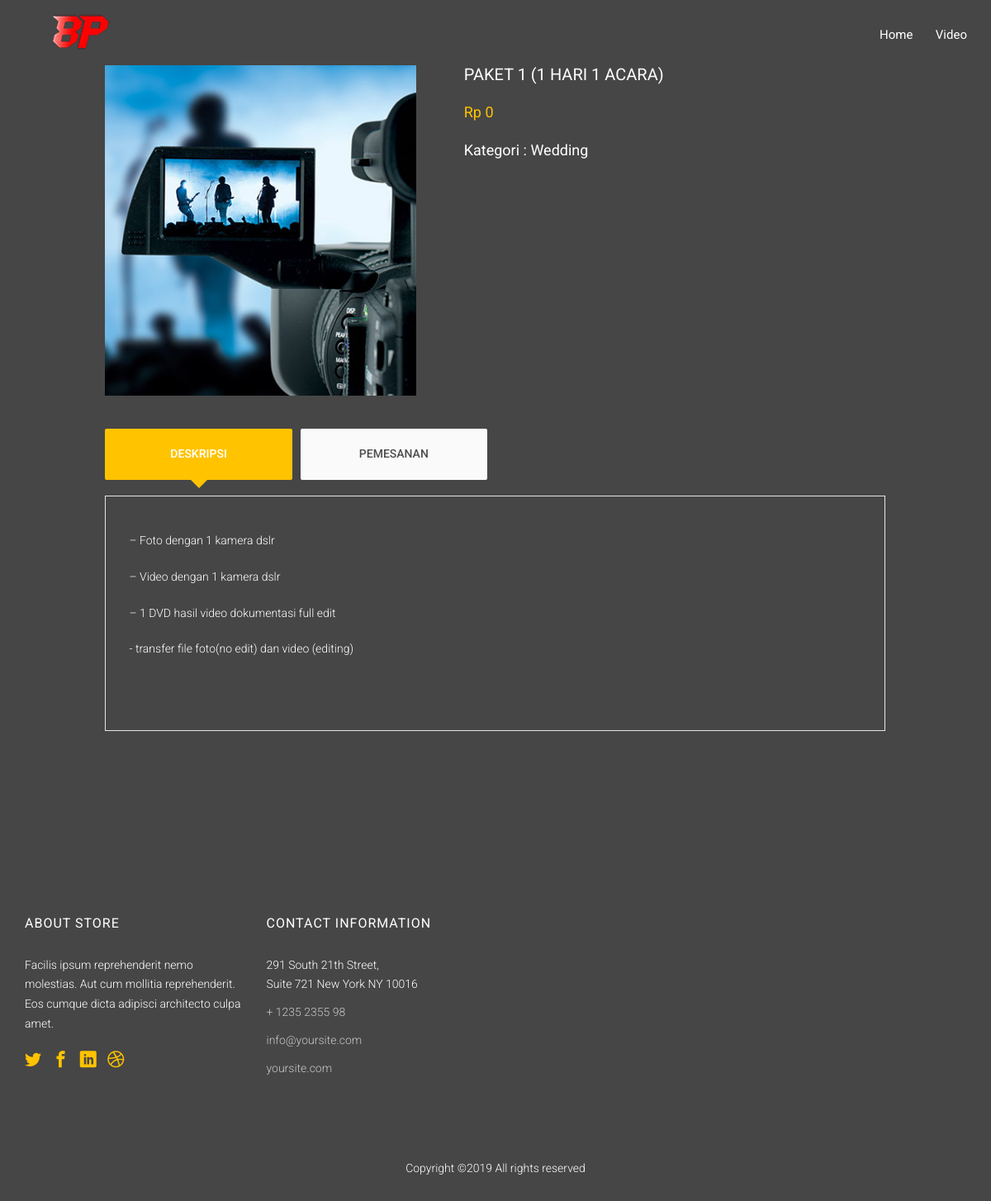
Page /Home/Detail/4 on the committed database.
### tables this page shows
CREATE TABLE `paket` (
  `paket_id` int(11) NOT NULL,
  `paket_nama` varchar(100) DEFAULT NULL,
  `paket_tanggal` timestamp NULL DEFAULT CURRENT_TIMESTAMP,
  `paket_harga` int(50) DEFAULT NULL,
  `paket_keterangan` text,
  `paket_gambar` varchar(50) DEFAULT NULL,
  `kp_id` int(11) DEFAULT NULL
);

CREATE TABLE `kategori_paket` (
  `kp_id` int(11) NOT NULL,
  `kp_nama` varchar(100) DEFAULT NULL,
  `kp_tanggal` timestamp NULL DEFAULT CURRENT_TIMESTAMP
);

### application/controllers/Home.php (called while the page is built, shortened)
<?php
	class Home extends CI_Controller
	{
		function __construct(){
			$this->load->library('MyPHPMailer');
			$this->load->model('m_paket');
			$this->load->model('m_pemesanan');
		}
		public function Detail($id){
			$y['title'] = 'Paket Detail';
			$x['paket'] = $this->m_paket->getPaketbyID($id);
			$this->load->view('user/v_header.php',$y);
			$this->load->view('user/v_paket_detail.php',$x);
			$this->load->view('user/v_footer.php');
		}
	}
?>

### index.php (called while the page is built, shortened)
<?php
require_once BASEPATH.'core/CodeIgniter.php';

### application/models/M_paket.php (called while the page is built, shortened)
<?php
class M_paket extends CI_Model
{
    function getPaketbyID($id){
      $hsl = $this->db->query("SELECT a.paket_nama,a.paket_id,a.paket_harga,a.paket_keterangan,a.paket_tanggal,a.paket_gambar,b.kp_id, b.kp_nama FROM paket a, kategori_paket b WHERE a.paket_id = '$id' AND a.kp_id = b.kp_id");
      return $hsl;
    }
}
?>

### application/views/user/v_paket_detail.php (the view, shortened to what this page needs)
<?php
function rupiah($angka){
          $hasil_rupiah = "Rp " . number_format($angka,0,',','.');
          return $hasil_rupiah;
      }
foreach($paket->result_array() as $row) :
       $nama = $row['paket_nama'];
       $harga = $row['paket_harga'];
       $gambar = $row['paket_gambar'];
       $deskripsi = $row['paket_keterangan'];
       $kategori_paket = $row['kp_nama'];
      ?>
<div class="colorlib-shop">
	<div class="container">
		<div class="row">
			<div class="col-md-10 col-md-offset-1">
				<div class="product-detail-wrap">
					<div class="row">
						<div class="col-md-5">
							<div class="product-entry">
								<div class="product-img" style="background-image: url(<?php echo base_url()?>assets/images/<?php echo $gambar?>);">
								</div>
							</div>
						</div>
						<div class="col-md-7">
							<div class="desc">
								<h3><?php echo $nama?></h3>
								<p class="price">
									<span><?php echo rupiah($harga)?></span>
								</p>
								<h4>Kategori : <?php echo $kategori_paket?></h4>
							</div>
						</div>
					</div>
				</div>
			</div>
		</div>
		<div class="row">
			<div class="col-md-10 col-md-offset-1">
				<div class="row">
					<div class="col-md-12 tabulation">
						<ul class="nav nav-tabs">
							<li class="active"><a data-toggle="tab" href="#description">Deskripsi</a></li>
							<li><a data-toggle="tab" href="#pesan">Pemesanan</a></li>
						</ul>
						<div class="tab-content">
							<div id="description" class="tab-pane fade in active">
								<?php echo $deskripsi?>
				         </div>
				         <?php endforeach;?>
			         </div>
		         </div>
				</div>
			</div>
		</div>
	</div>
</div>

### application/views/user/v_header.php (shortened to what this page needs)
<!DOCTYPE HTML>
<html>
	<head>
	<link rel="stylesheet" href="<?php echo base_url()?>assets/css/animate.css">
	<link rel="stylesheet" href="<?php echo base_url()?>assets/css/icomoon.css">
	<link rel="stylesheet" href="<?php echo base_url()?>assets/css/bootstrap.css">
	<link rel="stylesheet" href="<?php echo base_url()?>assets/css/magnific-popup.css">
	<link rel="stylesheet" href="<?php echo base_url()?>assets/css/flexslider.css">
	<link rel="stylesheet" href="<?php echo base_url()?>assets/css/owl.carousel.min.css">
	<link rel="stylesheet" href="<?php echo base_url()?>assets/css/owl.theme.default.min.css">
	<link rel="stylesheet" href="<?php echo base_url()?>assets/css/bootstrap-datepicker.css">
	<link rel="stylesheet" href="<?php echo base_url()?>assets/fonts/flaticon/font/flaticon.css">
	<link rel="stylesheet" href="<?php echo base_url()?>assets/css/style.css">
	</head>
	<body>
	<div id="page">
		<nav class="colorlib-nav" role="navigation">
			<div class="top-menu">
				<div class="container">
					<div class="row">
						<div class="col-xs-2">
							<div id="colorlib-logo"><a href="<?php echo base_url()?>"><img src="<?php echo base_url()?>assets/images/logo.png"></a></div>
						</div>
						<div class="col-xs-10 text-right menu-1" style="padding: 17px;">
							<ul>
								<li> <a href="<?php echo base_url()?>">Home</a></li>
								<li ><a href="<?php echo base_url()?>Home/Video">Video</a></li>
							</ul>
						</div>
					</div>
				</div>
			</div>
		</nav>

### application/views/user/v_footer.php (shortened to what this page needs)
<footer id="colorlib-footer" role="contentinfo">
			<div class="container">
				<div class="row row-pb-md">
					<div class="col-md-3 colorlib-widget">
						<h4>About Store</h4>
						<p>Facilis ipsum reprehenderit nemo molestias. Aut cum mollitia reprehenderit. Eos cumque dicta adipisci architecto culpa amet.</p>
						<p>
							<ul class="colorlib-social-icons">
								<li><a href="#"><i class="icon-twitter"></i></a></li>
								<li><a href="#"><i class="icon-facebook"></i></a></li>
								<li><a href="#"><i class="icon-linkedin"></i></a></li>
								<li><a href="#"><i class="icon-dribbble"></i></a></li>
							</ul>
						</p>
					</div>
					<div class="col-md-3">
						<h4>Contact Information</h4>
						<ul class="colorlib-footer-links">
							<li>291 South 21th Street, <br> Suite 721 New York NY 10016</li>
							<li><a href="tel://1234567920">+ 1235 2355 98</a></li>
							<li><a href="mailto:info@yoursite.com">info@yoursite.com</a></li>
							<li><a href="#">yoursite.com</a></li>
						</ul>
					</div>
				</div>
			</div>
			<div class="copy">
				<div class="row">
					<div class="col-md-12 text-center">
						<p>
							<span class="block">
Copyright &copy;<script>document.write(new Date().getFullYear());</script> All rights reserved
</span>
						</p>
					</div>
				</div>
			</div>
		</footer>
	</div>
	</body>
</html>

### assets/css/icomoon.css (style rules this page uses)
[class^="icon-"], [class*=" icon-"] { font-family: 'icomoon' !important; speak: none; font-style: normal; font-weight: normal; font-variant: normal; text-transform: none; line-height: 1; -webkit-font-smoothing: antialiased; -moz-osx-font-smoothing: grayscale; }
.icon-facebook:before { content: "\ed07"; }
.icon-twitter:before { content: "\ed0d"; }
.icon-dribbble:before { content: "\ed1e"; }
.icon-linkedin:before { content: "\ed40"; }

### rows in the picture
paket: paket_gambar (picture), paket_nama "PAKET 1 (1 HARI 1 ACARA)", paket_harga "Rp 0", kp.kp_nama "Wedding", paket_keterangan "– Foto dengan 1 kamera dslr – Video dengan 1 kamera dslr – 1 DVD hasil video dokumentasi full edit - transfer file foto(no edit) dan video (editing)"
